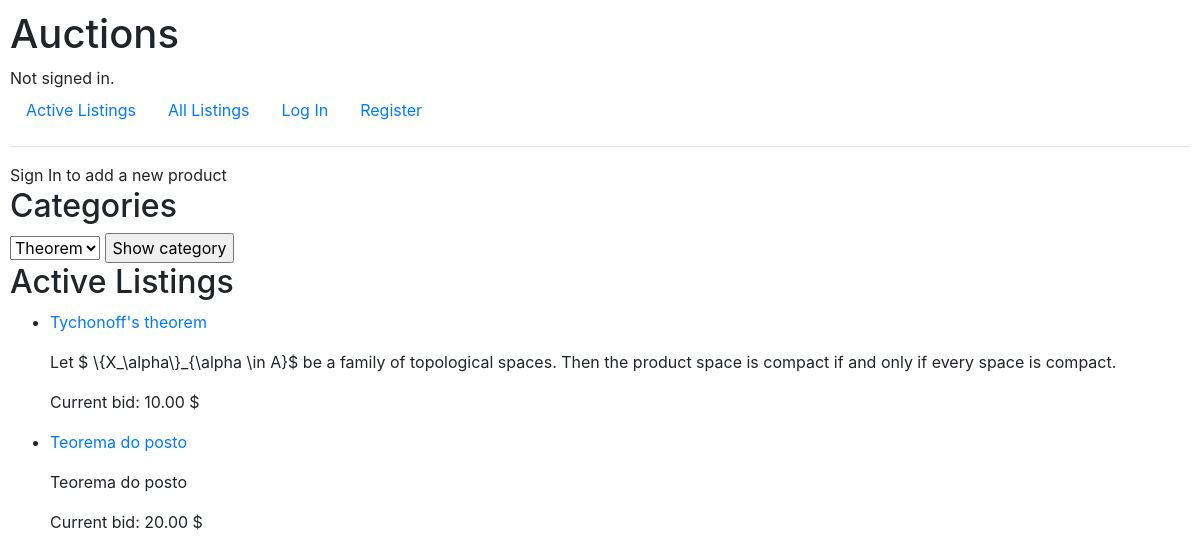
/all_listings, run on the app's committed database.
### auctions/models.py (models this page shows, shortened)
class Listing(models.Model):
    product = models.CharField(max_length=64)
    description = models.CharField(max_length=500)
    minimum_bid = models.ForeignKey(Bid, on_delete=models.CASCADE, default=0, related_name="listing_bid")
    user_owner = models.ForeignKey(User, on_delete=models.CASCADE, related_name="user_listings")
    category = models.ForeignKey(Category, on_delete=models.CASCADE, related_name="listing_category", default=None)
    isActive = models.BooleanField(default=True)
    user_watchlist = models.ManyToManyField(User, blank=True, related_name="user_watchlist", default=None)
    user_bids = models.ManyToManyField(User, blank=True, related_name="user_bids", default= None)

class Bid(models.Model):
    new_bid = models.DecimalField(max_digits=9, decimal_places=2)
    user_bid = models.ForeignKey(User, on_delete=models.CASCADE, related_name="user_bid", default=0)
    def __str__(self):
        return f"{self.new_bid} $"

### auctions/views.py (the view)
# urls.py: path("all_listings", views.all_listings, name="all_li")
def all_listings(request):
    listing_entries = Listing.objects.all()
    categories = Category.objects.all()
    if list(listing_entries) != [] :
        return render(request, "auctions/index.html", {
            "listing_entries":listing_entries,
            "categories":categories
        })
    else:
        return render(request, "auctions/index.html", {
            "message": "Currently no listings",
            "categories":categories
        })

### auctions/models.py (called while the page is built)
    def __str__(self):
        return self.category

### auctions/templates/auctions/index.html (shortened to what this page needs)
{% extends "auctions/layout.html" %}
{% block body %}
{% if user.is_authenticated %}
<a href="{% url 'create_listing' %}">Create new listing</a>
{% else %}
Sign In to add a new product
{% endif %}
<h2>Categories</h2>
<form action="{% url 'show_category' %}" method="POST">
    <select name="category">
        {% for category in categories %}
        <option value="{{ category }}">{{ category }}</option>
        {% endfor%}
    </select>
    <input type="submit" value="Show category">
</form>
<h2>Active Listings</h2>
<ul>
    {% for item in listing_entries %}
    <li> <a href="{% url 'listing' item.id %}"><p>{{ item.product }}</p></a> <p>{{ item.description }}</p> <p>Current bid: {{ item.minimum_bid }}</p></li>
    {% endfor %}
</ul>
{% endblock %}

### auctions/templates/auctions/layout.html (shortened to what this page needs)
{% load static %}
<!DOCTYPE html>
<html lang="en">
<head>
        <link rel="stylesheet" href="https://stackpath.bootstrapcdn.com/bootstrap/4.4.1/css/bootstrap.min.css"
>
    <link href="{% static 'auctions/styles.css' %}" rel="stylesheet">
</head>
<body>
    <h1>Auctions</h1>
    <div>
        {% if user.is_authenticated %}
        Signed in as <strong>{{ user.username }}</strong>.
        <a href="{% url 'user_watchlist' %}">Your watchlist</a>
        {% else %}
        Not signed in.
        {% endif %}
    </div>
    <ul class="nav">
        <li class="nav-item">
            <a class="nav-link" href="{% url 'index' %}">Active Listings</a>
        </li>
        <li class="nav-item">
            <a class="nav-link" href="{% url 'all_li' %}">All Listings</a>
        </li>
        {% if user.is_authenticated %}
        <li class="nav-item">
            <a class="nav-link" href="{% url 'logout' %}">Log Out</a>
        </li>
        {% else %}
        <li class="nav-item">
            <a class="nav-link" href="{% url 'login' %}">Log In</a>
        </li>
        <li class="nav-item">
            <a class="nav-link" href="{% url 'register' %}">Register</a>
        </li>
        {% endif %}
    </ul>
    <hr>
    {% block body %}
    {% endblock %}
</body>
</html>

### auctions/static/auctions/styles.css (style rules this page uses)
body { padding: 10px; }

### data on the page
Listing: product "Tychonoff's theorem", description "Let $ \\{X_\\alpha\\}_{\\alpha \\in A}$ be a family of topological spaces. Then the product space is compact if and only if every space is compact.", minimum_bid "10.00 $"
Listing: product "Teorema do posto", description "Teorema do posto", minimum_bid "20.00 $"

### other printed values
form field category "Theorem"
